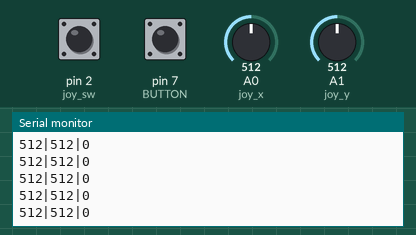
Simulated run of this sketch. Board: Arduino Uno, built with avr-gcc and run on an emulated ATmega328P. Parts: the last lines printed to the serial monitor. The inputs (shaded band) are chosen by the test bench; at power-on: A0 (joy_x) = 512, A1 (joy_y) = 512, pin 7 (BUTTON) LOW, pin 2 (joy_sw) LOW.

Above: at 1.2 s.
1.3 s: A0 (joy_x) set to 716
At 2.1 s:
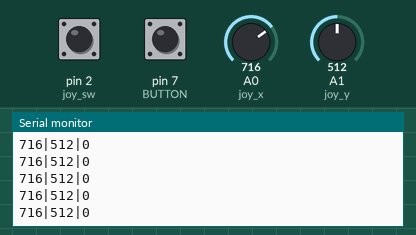
2.8 s: A1 (joy_y) set to 716
At 3.7 s:
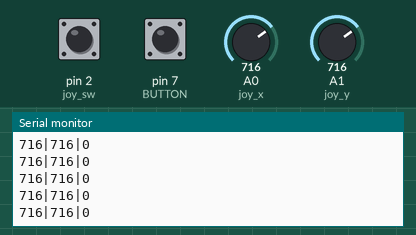
5.8 s: pin 7 (BUTTON) pulled HIGH for 0.15 s
7.4 s: A0 (joy_x) set to 1023
At 8.4 s:
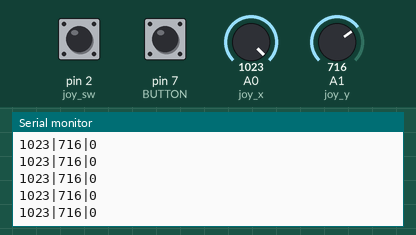
10.4 s: A0 (joy_x) set to 900
At 11.3 s:
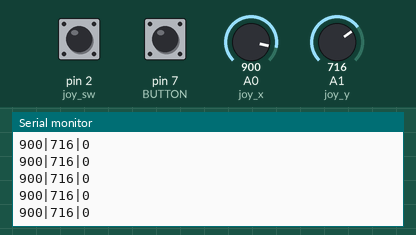
13.4 s: pin 7 (BUTTON) pulled HIGH for 1 s
At 14.4 s:
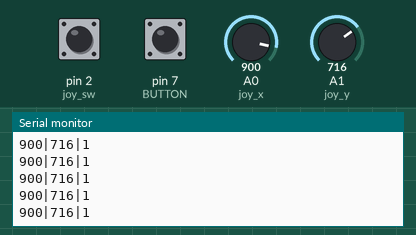
Timing chart, 0 to 16.4 s (numbered marks = the images above; inputs shaded):
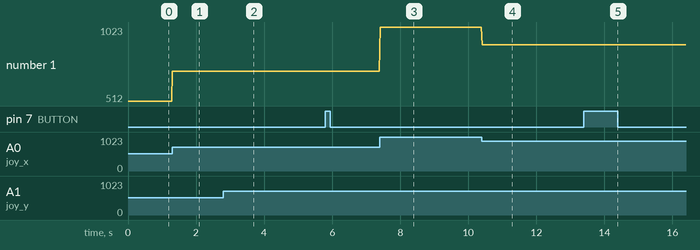

The sketch:

ex01.ino
```cpp
int joy_x = A0;
int joy_y = A1;
int joy_sw = 2;
int BUTTON = 7;

void setup() {
  // put your setup code here, to run once:
  pinMode(joy_sw, INPUT);
  pinMode(BUTTON, INPUT);
  Serial.begin(9600);
}

void loop() {
  // put your main code here, to run repeatedly:
  int x = analogRead(joy_x);
  int y = analogRead(joy_y);
  int sw = digitalRead(joy_sw);
  int button = digitalRead(BUTTON);

  Serial.print(x);
  Serial.print("|");
  Serial.print(y);
  Serial.print("|");
  Serial.println(button);

  delay(20);
}
```

Measured:
- after the input at 1.3 s, the serial monitor: prints a new line at once (image 1)
- after the input at 2.8 s, the serial monitor: prints a new line at once (image 2)
- after the input at 7.4 s, the serial monitor: prints a new line at once (image 3)
- after the input at 10.4 s, the serial monitor: prints a new line at once (image 4)
- after the input at 13.4 s, the serial monitor: prints a new line at once (image 5)
- plotted number 1: 512 → 716 after the input at 1.3 s, 716 → 1023 after the input at 7.4 s, 1023 → 900 after the input at 10.4 s
